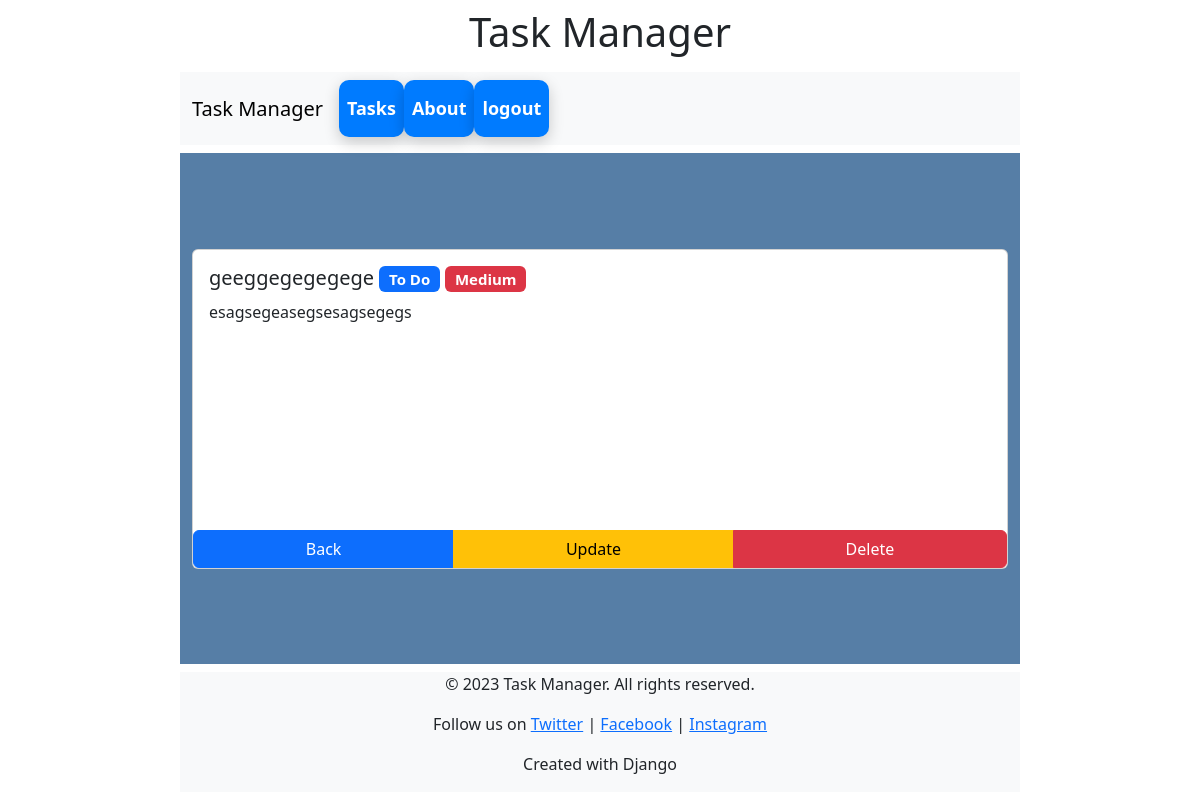
Screenshot of /task/11 (signed in) with the database file from the repository.
### task_controller_app/models.py (models this page shows, shortened)
class Task(models.Model):
    TYPE_CHOICES = [
        (1, "To Do"),
        (2, "In Progress"),
        (3, "Completed"),
        (4, "On Hold"),
        (5, "Cancelled")
    ]
    PRIORITY_CHOICES = [
        (1, "Low"),
        (2, "Medium"),
        (3, "High")
    ]
    title = models.CharField(max_length=32)
    description = models.TextField(blank=True, null=True)
    created_at = models.DateTimeField(auto_now_add=True)
    updated_at = models.DateTimeField(auto_now=True)
    created_by = models.ForeignKey(User, on_delete=models.CASCADE, related_name='tasks_created')
    due_date = models.DateTimeField(default=datetime.now, blank=True, null=True)
    task_type = models.IntegerField(choices=TYPE_CHOICES, default=1)
    task_priority = models.IntegerField(choices=PRIORITY_CHOICES, default=2)
    class Meta:
        verbose_name = "Task"
        verbose_name_plural = "Tasks"
        ordering = ['-created_at']

### task_controller_app/views.py (the view)
# urls.py: path('task/<int:pk>', TaskDetailView.as_view(), name='task_detail'),
class TaskDetailView(CheckIsOwnerMixin, LoginRequiredMixin, DetailView):
    model = Task
    template_name = 'task_controller_app/task_detail.html'
    context_object_name = 'task'
    login_url = 'login_page'

### task_controller_app/mixins.py (called while the page is built)
    def get_queryset(self):
        queryset = super().get_queryset()
        return queryset.filter(created_by=self.request.user)

### task_controller_app/templates/task_controller_app/task_detail.html
{% extends 'base.html' %}
{% block content %}
    <main class="container-fluid d-flex justify-content-center align-items-center">
        <div class="card" style="width: 80rem; height: 20rem;">
            <div class="card-body">
                <h5 class="card-title">
                    {{ task.title }}
                    <span class="badge text-bg-primary">{{ task.get_task_type_display }}</span>
                    <span class="badge text-bg-danger">{{ task.get_task_priority_display }}</span>
                </h5>
                <p class="card-text">{{ task.description }}</p>
            </div>
            <div class="btn-group" role="group">
                <a href="{% url 'task_list' %}" class="btn btn-primary">Back</a>
                <a href="{% url 'task_update' pk=task.id %}" class="btn btn-warning">Update</a>
                <a href="{% url 'task_delete' pk=task.id %}" class="btn btn-danger">Delete</a>
            </div>
        </div>
    </main>
{% endblock %}

### static/styles/base.css (style rules this page uses)
body { display: flex; flex-direction: column; min-height: 100vh; padding-left: 15%; padding-right: 15%; }
main { padding: 8px; flex: 1; background-color: #567ea6; }

### rows the page displays
Task: title "geeggegegegege", task_type "To Do", task_priority "Medium", description "esagsegeasegsesagsegegs"
